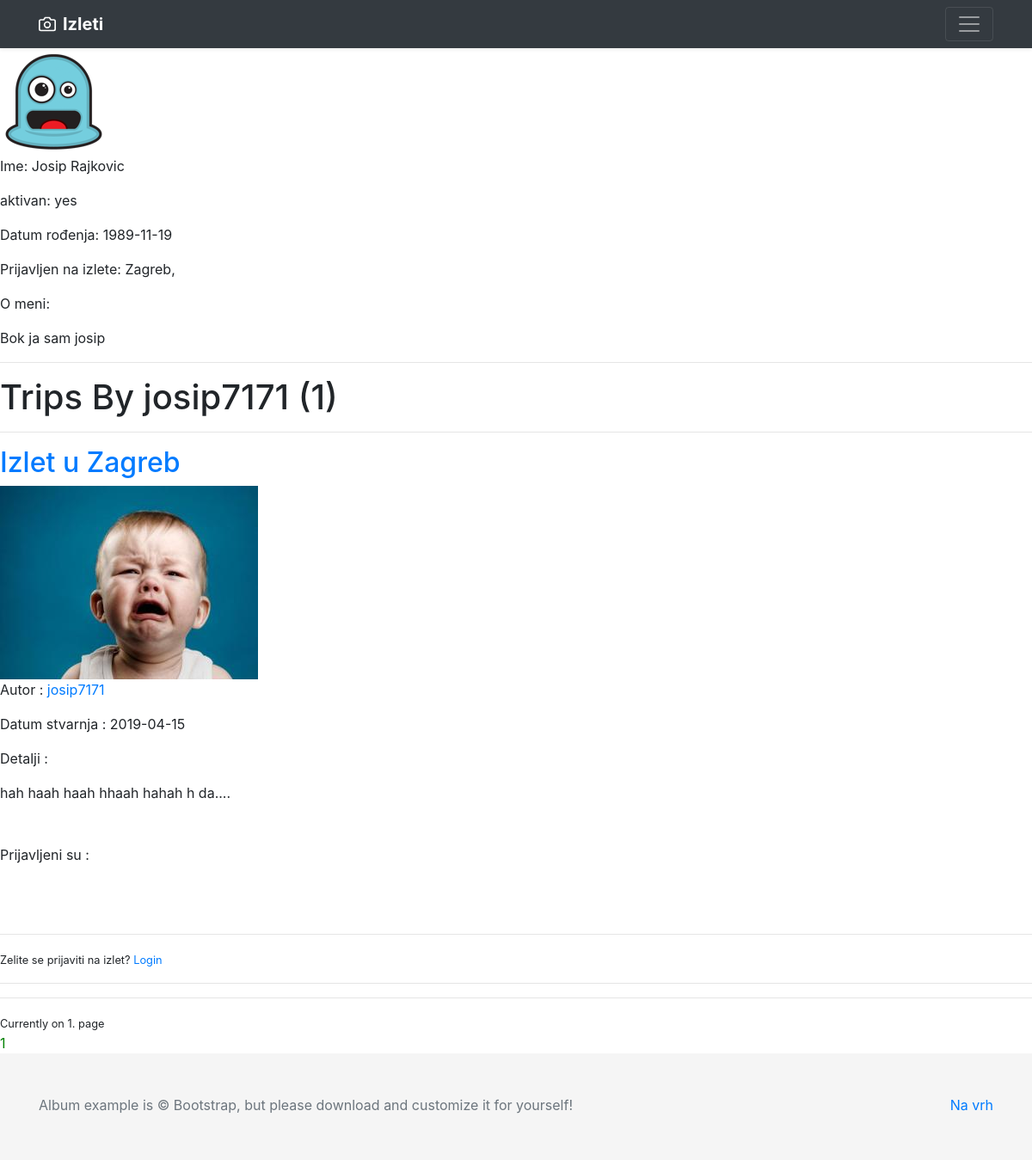
Page /user/1 on the committed database.
### app/models.py (models this page shows, shortened)
class User(db.Model, UserMixin):
    id = db.Column(db.Integer, primary_key=True)
    first_name = db.Column(db.String(25), nullable=False)
    last_name = db.Column(db.String(25), nullable=False)
    full_name = db.Column(db.String(51), nullable=False)
    username = db.Column(db.String(20), unique=True, nullable=False)
    email = db.Column(db.String(50), unique=True, nullable=False)
    address = db.Column(db.String(60))
    country = db.Column(db.String(30))
    phone_number = db.Column(db.String(25))
    gender = db.Column(db.Enum('male', 'female'), nullable=False)
    birth_date = db.Column(db.Date)
    about_me = db.Column(db.String(120))
    date_joined = db.Column(db.DateTime, nullable=False, default=datetime.utcnow)
    active = db.Column(db.Enum('yes', 'no'), default='yes')
    image_file = db.Column(db.String(20), nullable=False, default='default.jpg')
    password = db.Column(db.String(60), nullable=False)
    trips = db.relationship('Trip', backref='author', lazy=True)
    trips_joined = db.relationship('Trip', secondary=user_identifier, lazy='subquery',
                                   backref=db.backref('users', lazy=True))

class Trip(db.Model):
    id = db.Column(db.Integer, primary_key=True)
    name = db.Column(db.String(50), unique=True, nullable=False)
    location = db.Column(db.String(100), nullable=False)
    user_id = db.Column(db.Integer, db.ForeignKey('user.id'), nullable=False)
    date_created = db.Column(db.DateTime, nullable=False, default=datetime.utcnow)
    price = db.Column(db.Integer, nullable=False)
    people_number = db.Column(db.Integer, nullable=False)
    starting_at = db.Column(db.DateTime, nullable=False)
    transport_type = db.Column(db.String(30), nullable=False)
    trip_duration = db.Column(db.Integer, nullable=False)
    details = db.Column(db.Text, nullable=False)
    image_file = db.Column(db.String(20), nullable=False, default='trip_default.jpg')

### app/users/routes.py (the view)
@users.route("/user/<int:id>", methods=["POST", "GET"])
def user_trips(id):
    page = request.args.get('page', 1, type=int)
    user = User.query.filter_by(id=id).first_or_404()
    trips = Trip.query.filter_by(user_id=id).order_by(Trip.date_created.desc()).paginate(page=page, per_page=2)
    return render_template('user_trips.html', user=user, trips=trips)

### app/templates/user_trips.html (shortened to what this page needs)
{% extends "layout.html" %}
{% block content %}
    <img src="{{ url_for('static', filename='profile_pics/' + user.image_file) }}">
    <p>Ime: {{ user.full_name }}</p>
    <p>aktivan: {{ user.active }}</p>
    <p>Datum rođenja: {{ user.birth_date }}</p>
    <div>
        <p>Prijavljen na izlete:
        {% for trip in user.trips_joined %}
            {{ trip.location }},
        {% endfor %}</p>
    </div>
    <p>O meni:</p>
    <article>{{ user.about_me }}</article>
    <hr>
{% set iterated = {'i': False} %}
<h1>Trips By {{ user.username }} ({{ trips.total }})</h1><hr>
    {% for trip in trips.items %}
    <article>
        <a href="{{ url_for('trips.show_trip', trip_id=trip.id) }}"><h2>Izlet u {{ trip.location }}</h2></a>
        <div>
            <img src="{{ url_for('static', filename='trip_pics/' + trip.image_file) }}">
            <p>Autor : <a href="{{ url_for('users.user_trips', id=trip.author.id) }}">{{ trip.author.username }}</a></p>
            <p>Datum stvarnja : {{ trip.date_created.strftime('%Y-%m-%d') }}</p>
            <p>Detalji :</p>
            <article>{{ trip.details }}</article>
            <br><br>
            <p>Prijavljeni su : </p>
            {% set iterated = {'i': False} %}
            <br><br>
            <hr>
            {% if current_user.is_authenticated %}
                {% if current_user.username == trip.author.username %}
                <p><i>Vi ste autor putovanja.</i></p>
                <a href="{{ url_for('trips.show_trip', trip_id=trip.id) }}">Izmjeni/izbrisi izlet</a><br>
                {% endif %}
                {% if not iterated.i %}
                <a href="{{ url_for('users.add_traveler', trip_id=trip.id) }}">Prijavi se!</a>
                {% elif  iterated.i %}
                <p><i>Prijavljeni ste na ovaj izlet!</i><br>
                    <a href="{{ url_for('users.remove_traveler', trip_id=trip.id) }}">Odjavi se</a></p>
                {% endif %}
            {% else %}
                <small>Zelite se prijaviti na izlet? <a href="{{ url_for('users.login') }}">Login</a></small>
            {% endif %}
            <hr><hr>
            </div>
        </article>
    {% endfor %}
    <small>Currently on {{ trips.page }}. page</small><br>
    {% for page_num in trips.iter_pages(left_edge=1, right_edge=1, left_current=1, right_current=2) %}
        {% if page_num %}
            {% if trips.page ==page_num %}
                <a style="color:green" href="{{ url_for('users.user_trips', id=user.id, page=page_num) }}">{{ page_num }}</a>
            {% else %}
                <a href="{{ url_for('users.user_trips', id=user.id, page=page_num) }}">{{ page_num }}</a>
            {% endif %}
        {% else %}
        ...
        {% endif %}
    {% endfor %}
{% endblock content %}

### app/templates/layout.html (shortened to what this page needs)
<!DOCTYPE html>
<html lang="en">
    <head>
        <link rel="stylesheet" href="https://stackpath.bootstrapcdn.com/bootstrap/4.3.1/css/bootstrap.min.css">
    </head>
    <body>
    <header>
      <div class="navbar navbar-dark bg-dark shadow-sm">
        <div class="container d-flex justify-content-between">
          <a href="{{ url_for('main.home') }}" class="navbar-brand d-flex align-items-center">
            <strong>Izleti</strong>
          </a>
          <button class="navbar-toggler" type="button" data-toggle="collapse" data-target="#navbarHeader" aria-controls="navbarHeader" aria-expanded="false" aria-label="Toggle navigation">
            <span class="navbar-toggler-icon"></span>
          </button>
        </div>
      </div>
    </header>
    {% block content %}
    {% endblock %}
    <footer class="text-muted" style="background-color: whitesmoke">
      <div class="container">
        <p class="float-right">
          <a href="#">Na vrh</a>
        </p>
        <p>Album example is © Bootstrap, but please download and customize it for yourself!</p>
      </div>
    </footer>
</body>
</html>

### app/templates/layout.html (style rules this page uses)
footer { padding-top: 3rem; padding-bottom: 3rem; }
footer p { margin-bottom: .25rem; }

### rows in the picture
User: image_file (picture), full_name "Josip Rajkovic", active "yes", birth_date "1989-11-19", about_me "Bok ja sam josip", username "josip7171"
Trip: location "Zagreb", image_file (picture), author.username "josip7171", date_created "2019-04-15", details "hah haah haah hhaah hahah h da...."

### other values in the picture
{{ trips.total }} "1"
{{ trips.page }} "1"
{{ page_num }} "1"
